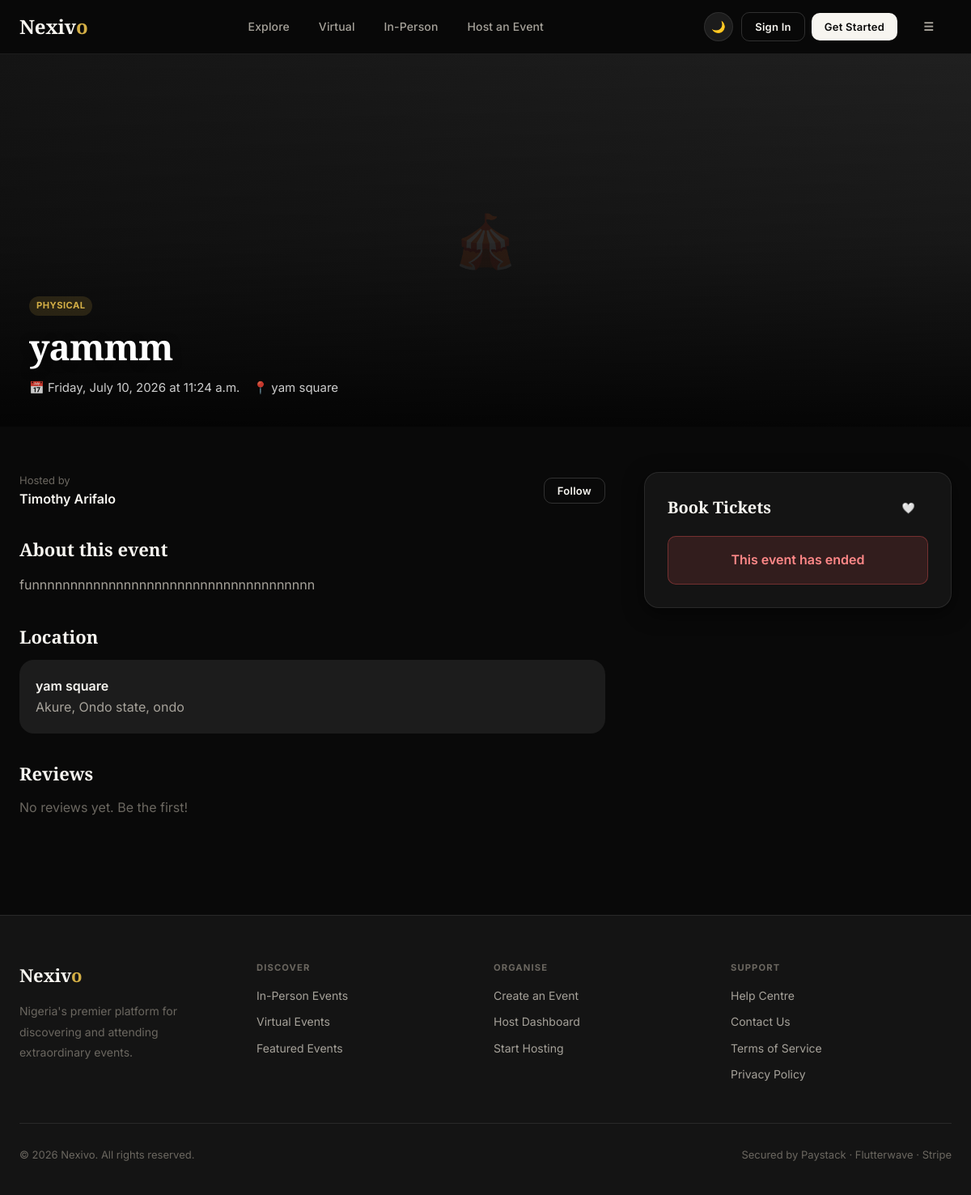
The app's page /events/yammm/ with its own data.
### events/models.py (models this page shows, shortened)
class Event(models.Model):
    class EventType(models.TextChoices):
        PHYSICAL = "physical", "Physical"
        VIRTUAL = "virtual", "Virtual"
        HYBRID = "hybrid", "Hybrid"
    class Status(models.TextChoices):
        DRAFT = "draft", "Draft"
        PENDING_REVIEW = "pending_review", "Pending Review"
        PUBLISHED = "published", "Published"
        SUSPENDED = "suspended", "Suspended"
        CANCELLED = "cancelled", "Cancelled"
        COMPLETED = "completed", "Completed"
    id = models.UUIDField(primary_key=True, default=uuid.uuid4, editable=False)
    host = models.ForeignKey(
        settings.AUTH_USER_MODEL, on_delete=models.CASCADE, related_name="hosted_events"
    )
    category = models.ForeignKey(
        Category, on_delete=models.SET_NULL, null=True, related_name="events"
    )
    title = models.CharField(max_length=255, db_index=True)
    slug = models.SlugField(max_length=280, unique=True, blank=True)
    description = models.TextField()
    short_description = models.CharField(max_length=300, blank=True, null=True)
    event_type = models.CharField(
        max_length=20, choices=EventType.choices, default=EventType.PHYSICAL, db_index=True
    )
    status = models.CharField(
        max_length=20, choices=Status.choices, default=Status.DRAFT, db_index=True
    )
    venue_name = models.CharField(max_length=255, blank=True, null=True)
    address = models.CharField(max_length=500, blank=True, null=True)
    city = models.CharField(max_length=100, blank=True, null=True, db_index=True)
    state = models.CharField(max_length=100, blank=True, null=True, db_index=True)
    country = models.CharField(max_length=100, default="Nigeria")
    latitude = models.DecimalField(max_digits=9, decimal_places=6, blank=True, null=True)
    longitude = models.DecimalField(max_digits=9, decimal_places=6, blank=True, null=True)
    virtual_platform = models.CharField(
        max_length=100, blank=True, null=True,
        help_text="e.g. Zoom, Google Meet, YouTube Live, custom stream URL.",
    )
    virtual_join_url = models.URLField(blank=True, null=True)
    virtual_access_instructions = models.TextField(blank=True, null=True)
    start_datetime = models.DateTimeField(db_index=True)
    end_datetime = models.DateTimeField()
    timezone_name = models.CharField(max_length=64, default="Africa/Lagos")
    banner_image = models.ImageField(upload_to="event_banners/%Y/%m/", blank=True, null=True, max_length=500)
    is_featured = models.BooleanField(default=False, db_index=True)
    featured_until = models.DateTimeField(blank=True, null=True)
    max_capacity = models.PositiveIntegerField(
        blank=True, null=True, help_text="Optional overall cap across all ticket types."
    )
    view_count = models.PositiveIntegerField(default=0)
    tickets_sold_count = models.PositiveIntegerField(default=0)
    favorite_count = models.PositiveIntegerField(default=0)
    average_rating = models.DecimalField(max_digits=3, decimal_places=2, default=0)
    review_count = models.PositiveIntegerField(default=0)
    requires_age_verification = models.BooleanField(default=False)
    minimum_age = models.PositiveSmallIntegerField(blank=True, null=True)
    refund_policy = models.TextField(blank=True, null=True)
    marketer_referral_code = models.CharField(max_length=20, blank=True, null=True)
    terms_and_conditions = models.TextField(blank=True, null=True)
    published_at = models.DateTimeField(blank=True, null=True)
    created_at = models.DateTimeField(auto_now_add=True, db_index=True)
    updated_at = models.DateTimeField(auto_now=True)
    class Meta:
        db_table = "events"
        ordering = ["-start_datetime"]
        indexes = [
            models.Index(fields=["status", "start_datetime"]),
            models.Index(fields=["event_type", "status"]),
            models.Index(fields=["city", "state"]),
            models.Index(fields=["is_featured", "status"]),
            models.Index(fields=["host", "status"]),
        ]
    @property
    def is_physical(self):
        return self.event_type in (self.EventType.PHYSICAL, self.EventType.HYBRID)
    @property
    def is_virtual(self):
        return self.event_type in (self.EventType.VIRTUAL, self.EventType.HYBRID)
    @property
    def is_upcoming(self):
        return self.start_datetime > timezone.now()
    @property
    def is_past(self):
        return self.end_datetime < timezone.now()
    @property
    def total_tickets_remaining(self):
        agg = self.ticket_types.aggregate(total=models.Sum("quantity_remaining"))
        return agg["total"] or 0
    @property
    def is_sold_out(self):
        return self.ticket_types.exists() and self.total_tickets_remaining == 0

### accounts/models.py (models this page shows, shortened)
class User(AbstractUser):
    class Role(models.TextChoices):
        SUPER_ADMIN = "super_admin", "Super Admin"
        HOST = "host", "Event Host"
        CUSTOMER = "customer", "Customer"
    class AccountStatus(models.TextChoices):
        ACTIVE = "active", "Active"
        SUSPENDED = "suspended", "Suspended"
        BANNED = "banned", "Banned"
        PENDING = "pending", "Pending Verification"
    id = models.UUIDField(primary_key=True, default=uuid.uuid4, editable=False)
    email = models.EmailField(unique=True, db_index=True)
    phone_number = models.CharField(
        max_length=20, blank=True, null=True, unique=True, db_index=True
    )
    role = models.CharField(
        max_length=20, choices=Role.choices, default=Role.CUSTOMER, db_index=True
    )
    status = models.CharField(
        max_length=20, choices=AccountStatus.choices, default=AccountStatus.ACTIVE,
        db_index=True,
    )
    avatar = models.ImageField(upload_to="avatars/%Y/%m/", blank=True, null=True)
    bio = models.TextField(blank=True, null=True)
    date_of_birth = models.DateField(blank=True, null=True)
    email_verified = models.BooleanField(default=False)
    phone_verified = models.BooleanField(default=False)
    google_id = models.CharField(max_length=255, blank=True, null=True, unique=True)
    apple_id = models.CharField(max_length=255, blank=True, null=True, unique=True)
    last_login_ip = models.GenericIPAddressField(blank=True, null=True)
    failed_login_attempts = models.PositiveIntegerField(default=0)
    locked_until = models.DateTimeField(blank=True, null=True)
    created_at = models.DateTimeField(auto_now_add=True)
    updated_at = models.DateTimeField(auto_now=True)
    USERNAME_FIELD = "email"
    REQUIRED_FIELDS = ["username"]
    objects = UserManager()
    class Meta:
        db_table = "users"
        indexes = [
            models.Index(fields=["role", "status"]),
            models.Index(fields=["email", "status"]),
        ]

### frontend/views.py (the view)
# urls.py: path("<slug:slug>/", EventDetailView.as_view(), name="event_detail"),
def event_detail(request, slug):
    event = get_object_or_404(
        Event.objects.select_related("host", "category")
        .prefetch_related("ticket_types", "gallery_images", "reviews__customer"),
        slug=slug,
        status=Event.Status.PUBLISHED,
    )
    Event.objects.filter(pk=event.pk).update(view_count=F("view_count") + 1)
    return render(request, "frontend/event_detail.html", {"event": event})

### templates/frontend/event_detail.html (shortened to what this page needs)
{% extends "base.html" %}
{% block content %}
<div class="event-hero">
  {% if event.banner_image %}
  <img class="event-hero__img" src="{{ event.banner_image.url }}" alt="{{ event.title }}">
  {% else %}
  <div style="background:linear-gradient(135deg,#141414 0%,#1c1c1c 50%,#242424 100%);width:100%;height:100%;display:flex;align-items:center;justify-content:center">
    <span style="font-size:4rem;opacity:.15">🎪</span>
  </div>
  {% endif %}
  <div class="event-hero__overlay"></div>
  <div class="event-hero__content">
    <div class="flex gap-8" style="margin-bottom:12px">
      <span class="badge badge--gold">{{ event.get_event_type_display }}</span>
    </div>
    <h1 class="event-hero__title">{{ event.title }}</h1>
    <div class="flex gap-16" style="font-size:.9375rem;color:rgba(255,255,255,.8)">
      <span>📅 {{ event.start_datetime|date:"l, N j, Y" }} at {{ event.start_datetime|date:"P" }}</span>
      {% if event.city %}<span>📍 {{ event.venue_name|default:event.city }}</span>{% endif %}
    </div>
  </div>
</div>
<div class="container">
  <div class="event-detail__grid">
    <div class="event-detail__info">
      <div class="flex gap-16">
        <div>
          <p class="text-muted" style="font-size:.8125rem">Hosted by</p>
          <p class="fw-600">{{ event.host.first_name }} {{ event.host.last_name|default:event.host.username }}</p>
        </div>
        <button class="btn btn--outline btn--sm" style="margin-left:auto" id="follow-host-btn">Follow</button>
      </div>
      <div>
        <h2 class="font-display" style="font-size:1.375rem;margin-bottom:16px">About this event</h2>
        <div class="text-sub" style="line-height:1.8">{{ event.description|linebreaks }}</div>
      </div>
      {% if event.is_physical %}
      <div>
        <h2 class="font-display" style="font-size:1.375rem;margin-bottom:16px">Location</h2>
        <div style="background:var(--surface-2);border-radius:var(--radius-lg);padding:20px">
          <p class="fw-600">{{ event.venue_name }}</p>
          <p class="text-sub">{{ event.address }}, {{ event.city }}, {{ event.state }}</p>
        </div>
      </div>
      {% endif %}
      <div>
        <div class="flex-between" style="margin-bottom:16px">
          <h2 class="font-display" style="font-size:1.375rem">Reviews {% if event.review_count %}<span class="text-muted" style="font-size:1rem">({{ event.review_count }})</span>{% endif %}</h2>
        </div>
        <div id="reviews-list">
          {% for review in event.reviews.all %}
          {% if review.moderation_status == 'approved' %}
          <div style="border-bottom:1px solid var(--border);padding:16px 0">
            <div class="flex-between" style="margin-bottom:8px">
              <span class="fw-600">{{ review.customer.first_name|default:review.customer.username }}</span>
              <span class="text-gold">{% for i in "12345"|make_list %}{% if forloop.counter <= review.rating %}⭐{% endif %}{% endfor %}</span>
            </div>
            <p class="text-sub">{{ review.comment }}</p>
            {% if review.host_response %}<div style="background:var(--surface-2);padding:12px;border-radius:8px;margin-top:10px;font-size:.875rem"><span class="fw-600">Host reply: </span>{{ review.host_response }}</div>{% endif %}
          </div>
          {% endif %}
          {% empty %}
          <p class="text-muted">No reviews yet. Be the first!</p>
          {% endfor %}
        </div>
      </div>
    </div>
    <div>
      <div class="checkout-panel">
        <div class="flex-between" style="margin-bottom:20px">
          <h3 class="font-display" style="font-size:1.25rem">Book Tickets</h3>
          <button id="favorite-btn" class="btn btn--ghost btn--sm">🤍</button>
        </div>
        {% if event.is_sold_out %}
        <div class="scan-result scan-result--error">Sold out</div>
        {% elif event.is_past %}
        <div class="scan-result scan-result--error">This event has ended</div>
        {% endif %}
      </div>
    </div>
  </div>
</div>
{% endblock %}

### templates/base.html (shortened to what this page needs)
<!DOCTYPE html>
<html lang="en" data-theme="dark">
<head>
  <link rel="stylesheet" href="/static/css/nexivo.css">
</head>
<body>
<nav class="nav">
  <div class="nav__inner">
    <a href="/" class="nav__logo">Nexiv<span>o</span></a>
    <div class="nav__links">
      <a href="/events/" class="nav__link">Explore</a>
      <a href="/events/?event_type=virtual" class="nav__link">Virtual</a>
      <a href="/events/?event_type=physical" class="nav__link">In-Person</a>
      <a href="/events/create/" class="nav__link">Host an Event</a>
    </div>
    <div class="nav__actions">
      <button id="theme-toggle" class="btn btn--ghost btn--sm" aria-label="Toggle theme">
        <span id="theme-icon">🌙</span>
      </button>
      <div id="auth-links" class="flex gap-8">
        <a href="/auth/login/" class="btn btn--outline btn--sm">Sign In</a>
        <a href="/auth/register/" class="btn btn--primary btn--sm">Get Started</a>
      </div>
      <button class="nav__menu-btn btn btn--ghost" id="mob-open-btn" aria-label="Menu">☰</button>
    </div>
  </div>
</nav>
{% block content %}{% endblock %}
<footer style="background:var(--surface);border-top:1px solid var(--border);padding:56px 0 40px;margin-top:64px">
  <div class="container">
    <div class="grid-4" style="margin-bottom:48px">
      <div>
        <div style="font-family:var(--font-display);font-size:1.375rem;font-weight:700;margin-bottom:14px;letter-spacing:-.01em">Nexiv<span style="color:var(--gold)">o</span></div>
        <p style="font-size:.875rem;line-height:1.8;color:var(--text-mute);max-width:220px">Nigeria's premier platform for discovering and attending extraordinary events.</p>
      </div>
      <div>
        <p style="font-size:.7rem;font-weight:700;letter-spacing:.1em;text-transform:uppercase;color:var(--text-mute);margin-bottom:14px">Discover</p>
        <div style="display:flex;flex-direction:column;gap:10px;font-size:.875rem">
          <a href="/events/?event_type=physical" style="color:var(--text-sub);transition:color .2s" onmouseover="this.style.color='var(--gold)'" onmouseout="this.style.color='var(--text-sub)'">In-Person Events</a>
          <a href="/events/?event_type=virtual" style="color:var(--text-sub);transition:color .2s" onmouseover="this.style.color='var(--gold)'" onmouseout="this.style.color='var(--text-sub)'">Virtual Events</a>
          <a href="/events/?is_featured=true" style="color:var(--text-sub);transition:color .2s" onmouseover="this.style.color='var(--gold)'" onmouseout="this.style.color='var(--text-sub)'">Featured Events</a>
        </div>
      </div>
      <div>
        <p style="font-size:.7rem;font-weight:700;letter-spacing:.1em;text-transform:uppercase;color:var(--text-mute);margin-bottom:14px">Organise</p>
        <div style="display:flex;flex-direction:column;gap:10px;font-size:.875rem">
          <a href="/events/create/" style="color:var(--text-sub);transition:color .2s" onmouseover="this.style.color='var(--gold)'" onmouseout="this.style.color='var(--text-sub)'">Create an Event</a>
          <a href="/dashboard/host/" style="color:var(--text-sub);transition:color .2s" onmouseover="this.style.color='var(--gold)'" onmouseout="this.style.color='var(--text-sub)'">Host Dashboard</a>
          <a href="/auth/register/?role=host" style="color:var(--text-sub);transition:color .2s" onmouseover="this.style.color='var(--gold)'" onmouseout="this.style.color='var(--text-sub)'">Start Hosting</a>
        </div>
      </div>
      <div>
        <p style="font-size:.7rem;font-weight:700;letter-spacing:.1em;text-transform:uppercase;color:var(--text-mute);margin-bottom:14px">Support</p>
        <div style="display:flex;flex-direction:column;gap:10px;font-size:.875rem">
          <a href="/help/" style="color:var(--text-sub);transition:color .2s" onmouseover="this.style.color='var(--gold)'" onmouseout="this.style.color='var(--text-sub)'">Help Centre</a>
          <a href="/contact/" style="color:var(--text-sub);transition:color .2s" onmouseover="this.style.color='var(--gold)'" onmouseout="this.style.color='var(--text-sub)'">Contact Us</a>
          <a href="/terms/" style="color:var(--text-sub);transition:color .2s" onmouseover="this.style.color='var(--gold)'" onmouseout="this.style.color='var(--text-sub)'">Terms of Service</a>
          <a href="/privacy/" style="color:var(--text-sub);transition:color .2s" onmouseover="this.style.color='var(--gold)'" onmouseout="this.style.color='var(--text-sub)'">Privacy Policy</a>
        </div>
      </div>
    </div>
    <div class="flex-between" style="border-top:1px solid var(--border);padding-top:28px;flex-wrap:wrap;gap:12px">
      <p style="font-size:.8125rem;color:var(--text-mute)">© 2026 Nexivo. All rights reserved.</p>
      <p style="font-size:.8125rem;color:var(--text-mute)">Secured by Paystack · Flutterwave · Stripe</p>
    </div>
  </div>
</footer>
</body>
</html>

### records on screen
Event: event_type "PHYSICAL", title "yammm", start_datetime "Friday, July 10, 2026", start_datetime "11:24 a.m.", venue_name "yam square", host.first_name "Timothy", host.last_name "Arifalo", description "funnnnnnnnnnnnnnnnnnnnnnnnnnnnnnnnnnnnn", address "Akure", city "Ondo state", state "ondo"
